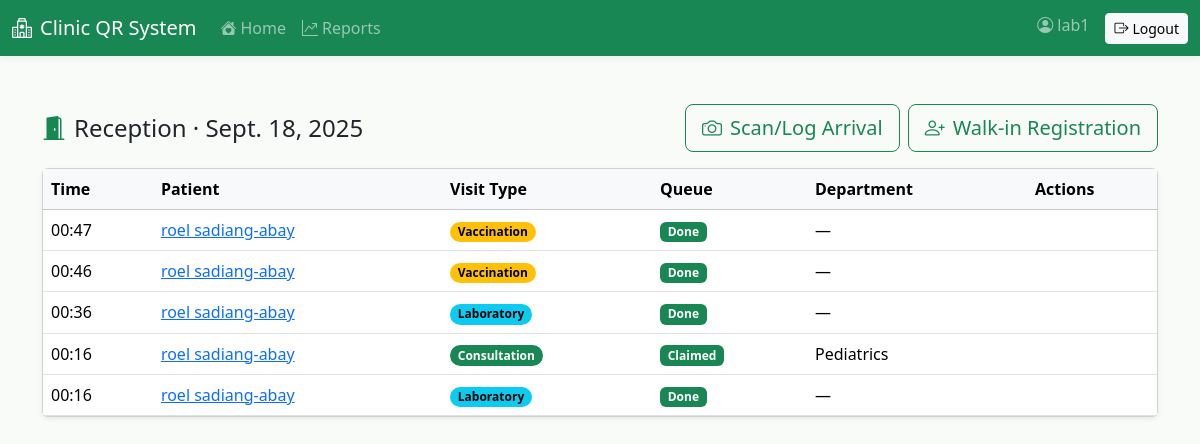
The page /dashboard/reception/ (signed in) on the database its author committed.
### visits/models.py (models this page shows, shortened)
class Visit(models.Model):
    class Service(models.TextChoices):
        RECEPTION = 'reception', 'Reception/Triage'
        DOCTOR = 'doctor', 'Doctor Consultation'
        LAB = 'lab', 'Laboratory'
        PHARMACY = 'pharmacy', 'Pharmacy'
        VACCINATION = 'vaccination', 'Vaccination/Immunization'
    class Department(models.TextChoices):
        PEDIATRICS = 'Pediatrics', 'Pediatrics (Children’s Health)'
        OBGYN = 'OB-GYN', 'Obstetrics and Gynecology (OB-GYN)'
        CARDIOLOGY = 'Cardiology', 'Cardiology (Heart Care)'
        RADIOLOGY = 'Radiology', 'Radiology'
        SURGERY = 'Surgery', 'Surgery'
        DERMATOLOGY = 'Dermatology', 'Dermatology (Skin Care)'
        ENT = 'ENT', 'ENT (Ear, Nose, Throat)'
    patient = models.ForeignKey('patients.Patient', on_delete=models.CASCADE, related_name='visits')
    service = models.CharField(max_length=20, choices=Service.choices)
    notes = models.TextField(blank=True)
    class Status(models.TextChoices):
        QUEUED = 'queued', 'Queued'
        CLAIMED = 'claimed', 'Claimed'
        IN_PROCESS = 'in_process', 'In Process'
        DONE = 'done', 'Done'
    status = models.CharField(max_length=16, choices=Status.choices, default=Status.QUEUED)
    queue_number = models.PositiveIntegerField(null=True, blank=True)
    department = models.CharField(max_length=32, choices=Department.choices, blank=True)
    claimed_by = models.ForeignKey(settings.AUTH_USER_MODEL, on_delete=models.SET_NULL, null=True, blank=True, related_name='claimed_reception_visits')
    claimed_at = models.DateTimeField(null=True, blank=True)
    assigned_to = models.ForeignKey(settings.AUTH_USER_MODEL, on_delete=models.SET_NULL, null=True, blank=True, related_name='assigned_visits')
    doctor_arrived = models.BooleanField(default=False)
    doctor_status = models.CharField(max_length=16, blank=True, default='')  # '', ready_to_consult, not_done, finished
    symptoms = models.TextField(blank=True)
    diagnosis = models.TextField(blank=True)
    prescription_notes = models.TextField(blank=True)
    doctor_done = models.BooleanField(default=False)
    doctor_done_at = models.DateTimeField(null=True, blank=True)
    lab_tests = models.TextField(blank=True)
    lab_test_type = models.CharField(max_length=50, blank=True)
    lab_claimed_by = models.ForeignKey(settings.AUTH_USER_MODEL, on_delete=models.SET_NULL, null=True, blank=True, related_name='claimed_lab_visits')
    lab_claimed_at = models.DateTimeField(null=True, blank=True)
    lab_arrived = models.BooleanField(default=False)
    lab_results = models.TextField(blank=True)
    lab_completed = models.BooleanField(default=False)
    lab_completed_at = models.DateTimeField(null=True, blank=True)
    medicines = models.TextField(blank=True)
    dispensed = models.BooleanField(default=False)
    dispensed_at = models.DateTimeField(null=True, blank=True)
    vaccine_type = models.CharField(max_length=100, blank=True)
    vaccine_dose = models.CharField(max_length=50, blank=True)
    vaccination_date = models.DateField(null=True, blank=True)
    timestamp = models.DateTimeField(auto_now_add=True)
    created_by = models.ForeignKey(settings.AUTH_USER_MODEL, on_delete=models.SET_NULL, null=True, blank=True)
    doctor_user = models.ForeignKey(settings.AUTH_USER_MODEL, on_delete=models.SET_NULL, null=True, blank=True, related_name='doctor_visits')
    service_type = models.ForeignKey('visits.ServiceType', on_delete=models.SET_NULL, null=True, blank=True, help_text='Specific service type selected')

### patients/models.py (models this page shows, shortened)
class Patient(models.Model):
    user = models.OneToOneField(User, on_delete=models.SET_NULL, null=True, blank=True, related_name='patient_profile')
    full_name = models.CharField(max_length=255)
    age = models.PositiveIntegerField(validators=[MinValueValidator(0)])
    address = models.TextField()
    contact = models.CharField(max_length=50)
    email = models.EmailField(unique=True)
    patient_code = models.CharField(max_length=20, unique=True)
    qr_code = models.ImageField(upload_to='qr_codes/', blank=True, null=True)
    must_change_password = models.BooleanField(default=False)
    created_at = models.DateTimeField(auto_now_add=True)

### dashboard/views.py (the view, shortened to what this page needs)
# urls.py: path('reception/', views.reception_dashboard, name='dashboard_reception'),
@login_required
def reception_dashboard(request):
    today = timezone.localdate()
    visits = (Visit.objects
              .filter(service='reception', timestamp__date=today)
              .select_related('patient', 'created_by')
              .order_by('-timestamp'))
    patient_email = request.GET.get('patient_email', '').strip()
    patient_data = None
    return render(
        request,
        'dashboard/reception.html',
        {
            'visits': visits,
            'today': today,
                'patient_data': patient_data,
        },
    )

### dashboard/templates/dashboard/reception.html (shortened to what this page needs)
{% extends 'base.html' %}
{% block content %}
<div class="d-flex justify-content-between align-items-center mb-3">
  <h4 class="mb-0 d-flex align-items-center"><i class="bi bi-door-open-fill text-success me-2"></i>Reception · {{ today }}</h4>
  <div class="d-flex gap-2">
    <a href="#" class="btn btn-lg btn-outline-success qr-scan-btn" data-intent="staff"><i class="bi bi-camera me-2"></i>Scan/Log Arrival</a>
    <a href="/dashboard/reception/walkin/" class="btn btn-lg btn-outline-success"><i class="bi bi-person-plus me-2"></i>Walk-in Registration</a>
  </div>
</div>
<div class="card shadow-sm">
  <div class="card-body p-0">
    <table class="table table-hover align-middle mb-0">
      <thead class="table-light">
        <tr>
          <th>Time</th>
          <th>Patient</th>
          <th>Visit Type</th>
          <th>Queue</th>
          <th>Department</th>
          <th style="width:130px">Actions</th>
        </tr>
      </thead>
      <tbody>
      {% for v in visits %}
        <tr>
          <td>{{ v.timestamp|date:'H:i' }}</td>
          <td><a href="/patients/{{ v.patient.id }}/">{{ v.patient.full_name }}</a></td>
          <td>
            {% if v.department %}
              <span class="badge rounded-pill text-bg-primary">Consultation</span>
            {% elif v.notes and 'vaccination' in v.notes|lower %}
              <span class="badge rounded-pill text-bg-warning">Vaccination</span>
            {% elif v.notes and 'laboratory' in v.notes|lower %}
              <span class="badge rounded-pill text-bg-info">Laboratory</span>
            {% else %}
              <span class="badge rounded-pill text-bg-secondary">Other</span>
            {% endif %}
          </td>
          <td>
            {% if v.status == 'done' or v.doctor_status == 'finished' %}
              <span class="badge text-bg-primary">Done</span>
            {% elif v.status == 'in_process' or v.doctor_status == 'in_consultation' %}
              <span class="badge text-bg-info">In Process</span>
            {% elif v.status == 'claimed' or v.doctor_status == 'ready_to_consult' %}
              <span class="badge text-bg-success">Claimed</span>
            {% else %}
              <span class="text-muted">—</span>
            {% endif %}
          </td>
          <td>{{ v.department|default:'—' }}</td>
          <td>
          </td>
        </tr>
      {% empty %}
        <tr><td colspan="6" class="text-center text-muted py-4">No arrivals yet.</td></tr>
      {% endfor %}
      </tbody>
    </table>
  </div>
</div>
{% endblock %}

### templates/base.html (shortened to what this page needs)
<!doctype html>
<html lang="en">
  <head>
    <link href="https://cdn.jsdelivr.net/npm/bootstrap@5.3.3/dist/css/bootstrap.min.css" rel="stylesheet">
    <link href="https://cdn.jsdelivr.net/npm/bootstrap-icons@1.11.3/font/bootstrap-icons.min.css" rel="stylesheet">
  </head>
  <body>
    <nav class="navbar navbar-expand-lg navbar-dark bg-success">
      <div class="container-fluid">
        <a class="navbar-brand d-flex align-items-center" href="/">
          <i class="bi bi-hospital me-2"></i>Clinic QR System
        </a>
        <div class="collapse navbar-collapse" id="navbarsMain">
          <ul class="navbar-nav me-auto mb-2 mb-lg-0">
            {% if request.user.is_authenticated %}
              <li class="nav-item">
                <a class="nav-link" href="{% if request.user.is_superuser %}/dashboard/{% elif request.user.groups.all.0.name == 'Reception' %}/dashboard/reception/{% elif request.user.groups.all.0.name == 'Doctor' %}/dashboard/doctor/{% elif request.user.groups.all.0.name == 'Laboratory' %}/dashboard/lab/{% elif request.user.groups.all.0.name == 'Pharmacy' %}/dashboard/pharmacy/{% elif request.user.groups.all.0.name == 'Vaccination' %}/dashboard/vaccination/{% elif request.user.groups.all.0.name == 'Patient' %}/patients/portal/{% else %}/dashboard/{% endif %}"><i class="bi bi-house-heart-fill me-1"></i>Home</a>
              </li>
              {% if request.user.is_authenticated and request.user.groups.all.0.name != 'Patient' %}
              <li class="nav-item">
                <a class="nav-link" href="/dashboard/reports/"><i class="bi bi-graph-up-arrow me-1"></i>Reports</a>
              </li>
              {% endif %}
            {% endif %}
          </ul>
          <ul class="navbar-nav ms-auto">
            {% if request.user.is_authenticated %}
              <li class="nav-item"><span class="navbar-text"><i class="bi bi-person-circle me-1"></i>{{ request.user.username }}</span></li>
              <li class="nav-item ms-3">
                <form method="post" action="/accounts/logout/" class="d-inline">
                  <button class="btn btn-light btn-sm" type="submit"><i class="bi bi-box-arrow-right me-1"></i>Logout</button>
                </form>
              </li>
            {% else %}
              <li class="nav-item"><a class="btn btn-light btn-sm" href="/accounts/login/"><i class="bi bi-box-arrow-in-right me-1"></i>Login</a></li>
            {% endif %}
          </ul>
        </div>
      </div>
    </nav>
    <main class="container my-5">
      {% block content %}{% endblock %}
    </main>
  </body>
</html>

### templates/base.html (style rules this page uses)
:root { --bs-primary: #198754; --bs-primary-rgb: 25, 135, 84; }
body { background-color: #f8fbf8; }
.navbar { box-shadow: 0 2px 8px rgba(0,0,0,0.06); }

### rows shown on the page
Visit: timestamp "00:47", patient.full_name "roel sadiang-abay", shows "Vaccination", status "Done", department "—"
Visit: timestamp "00:46", patient.full_name "roel sadiang-abay", shows "Vaccination", status "Done", department "—"
Visit: timestamp "00:36", patient.full_name "roel sadiang-abay", shows "Laboratory", status "Done", department "—"
Visit: timestamp "00:16", patient.full_name "roel sadiang-abay", shows "Consultation", status "Claimed", department "Pediatrics"
Visit: timestamp "00:16", patient.full_name "roel sadiang-abay", shows "Laboratory", status "Done", department "—"

### other values the page prints
{{ request.user.username }} "lab1"
{{ today }} "Sept. 18, 2025"
